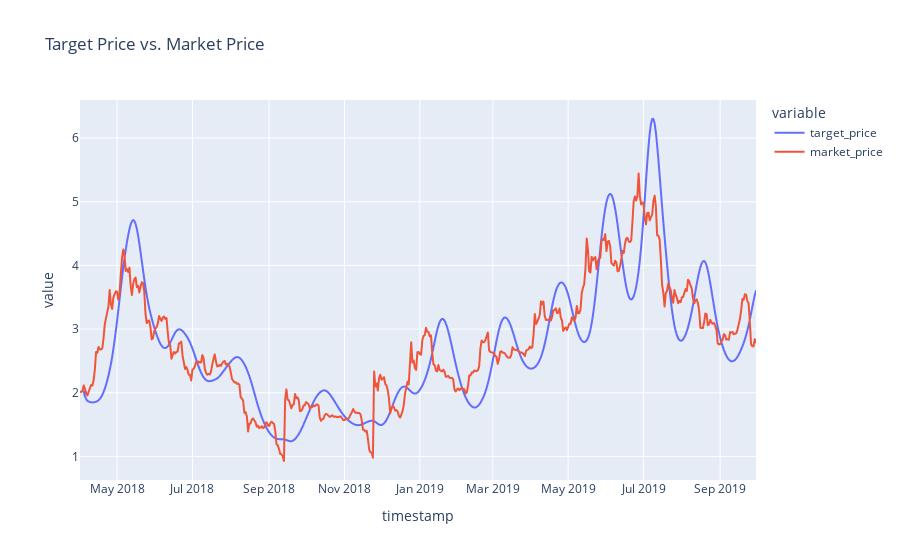

Here is the notebook cell this chart was saved with:
### Code cell
df.plot(x='timestamp', y=['target_price', 'market_price'], title='Target Price vs. Market Price')

### Figure 1 — Plotly figure (JSON) as saved in the notebook; plotly's stock layout.template omitted (floating-point values rounded to 4 significant figures; data arrays with more than 128 entries replaced by an {"elided": "..."} marker saying what was removed)
{"data": [{"hovertemplate": "variable=target_price<br>timestamp=%{x}<br>value=%{y}<extra></extra>", "legendgroup": "target_price", "line": {"color": "#636efa", "dash": "solid"}, "mode": "lines", "name": "target_price", "showlegend": true, "type": "scattergl", "x": {"elided": "548 str values"}, "xaxis": "x", "y": {"elided": "548 float values"}, "yaxis": "y"}, {"hovertemplate": "variable=market_price<br>timestamp=%{x}<br>value=%{y}<extra></extra>", "legendgroup": "market_price", "line": {"color": "#EF553B", "dash": "solid"}, "mode": "lines", "name": "market_price", "showlegend": true, "type": "scattergl", "x": {"elided": "548 str values"}, "xaxis": "x", "y": {"elided": "548 float values"}, "yaxis": "y"}], "layout": {"legend": {"title": {"text": "variable"}, "tracegroupgap": 0}, "title": {"text": "Target Price vs. Market Price"}, "xaxis": {"anchor": "y", "domain": [0, 1], "title": {"text": "timestamp"}}, "yaxis": {"anchor": "x", "domain": [0, 1], "title": {"text": "value"}}}}
